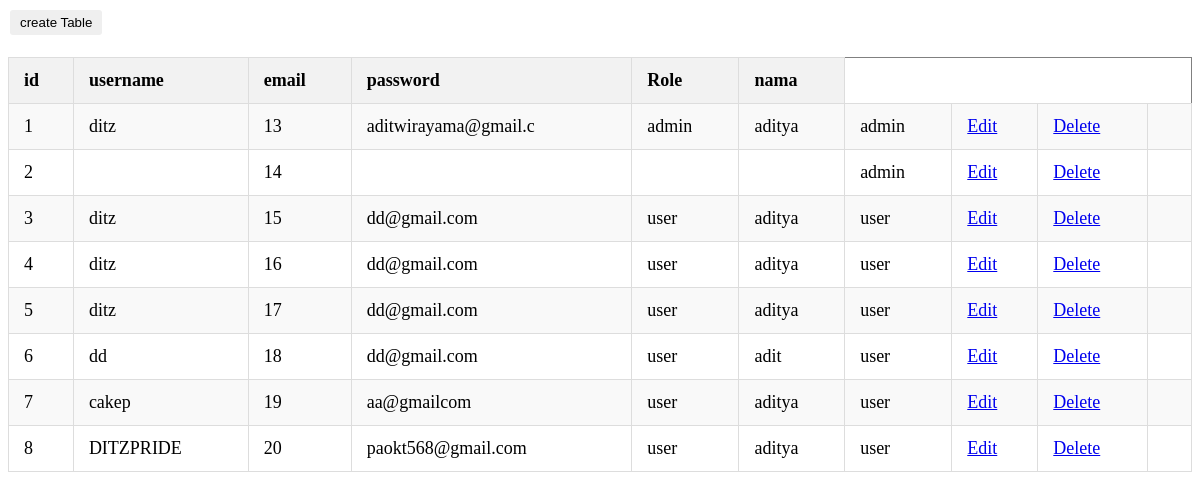
The app's page /admin/index.php with its own data.
### tables this page shows
CREATE TABLE `akun` (
  `id` int(11) NOT NULL,
  `nama` varchar(11) NOT NULL,
  `email` varchar(20) NOT NULL,
  `username` varchar(20) NOT NULL,
  `password` varchar(20) NOT NULL,
  `Role` varchar(20) NOT NULL
);

### admin/index.php (the view, shortened to what this page needs)
<!DOCTYPE html>
<html lang="en">
<head>
</head>
<body>
<a href="create_table.php"><button>create Table</button></a>
<table border="1" class="table">
    <tr>
        <th>id</th>
        <th>username</th>
        <th>email</th>
        <th>password</th>
        <th>Role</th>
        <th>nama</th>
    </tr>
    <?php
    include '../Koneksi.php';
    $query_mysql = mysqli_query($mysqli, "SELECT * FROM akun") or die(mysqli_error($mysqli));
    $nomor = 1;
    while ($data = mysqli_fetch_array($query_mysql)) {
        ?>
        <tr>
            <td><?php echo $nomor++; ?></td>
            <td><?php echo $data['username']; ?></td>
            <td><?php echo $data['id']; ?></td>
            <td><?php echo $data['email']; ?></td>
            <td><?php echo $data['password']; ?></td>
            <td><?php echo $data['nama']; ?></td>
            <td><?php echo $data['Role']; ?></td>
            <td class="edit"><a href='edit.php?id=<?php echo $data['id'];?>'>Edit</a></td>
            <td class="delete"><a href='delete_user.php?id=<?php echo $data['id'];?>' background-color(#dff774)>Delete</a></td>
            <td>
            </td>
        </tr>
    <?php } ?>
</table>
</body>
</html>

### admin/index.php (style rules this page uses)
table { border-collapse: collapse; width: 100%; margin: 20px 0; font-size: 18px; text-align: left; }
th, td { padding: 12px 15px; border: 1px solid #dddddd; }
th { background-color: #f2f2f2; }
tr:nth-child(even) { background-color: #f9f9f9; }
button { padding: 5px 10px; margin: 2px; border: none; border-radius: 3px; cursor: pointer; }

### records on screen
akun: username "ditz", id "13", email "aditwirayama@gmail.c", password "admin", nama "aditya", Role "admin"
akun: id "14", Role "admin"
akun: username "ditz", id "15", email "dd@gmail.com", password "user", nama "aditya", Role "user"
akun: username "ditz", id "16", email "dd@gmail.com", password "user", nama "aditya", Role "user"
akun: username "ditz", id "17", email "dd@gmail.com", password "user", nama "aditya", Role "user"
akun: username "dd", id "18", email "dd@gmail.com", password "user", nama "adit", Role "user"
akun: username "cakep", id "19", email "aa@gmailcom", password "user", nama "aditya", Role "user"
akun: username "DITZPRIDE", id "20", email "paokt568@gmail.com", password "user", nama "aditya", Role "user"
